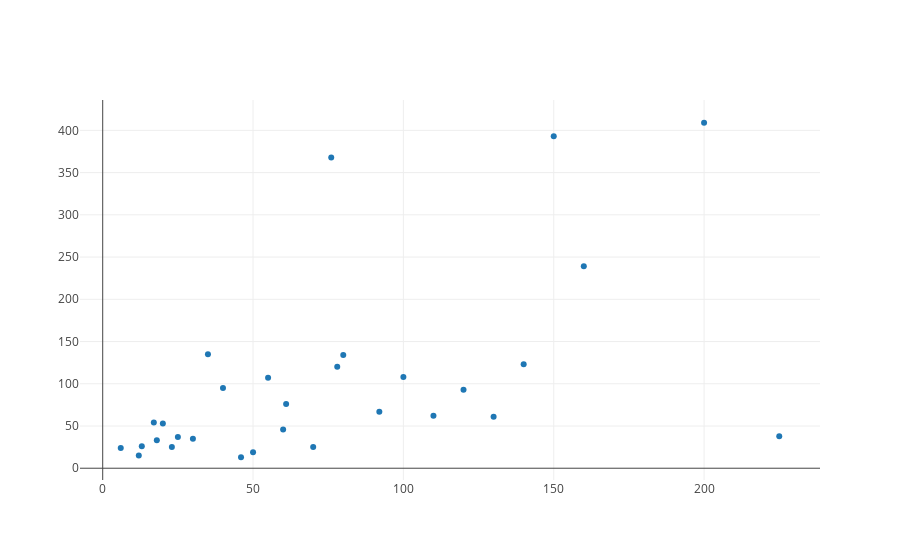

This figure's notebook cell:
### Markdown cell above
Great! Now we have the data necessary to make a trace of our data.

### Code cell
from plotly.offline import iplot, init_notebook_mode
init_notebook_mode(connected=True)
from graph import trace_values, plot

movies_trace = trace_values(x_values, y_values, text=titles, name='movie data')

plot([movies_trace])

### Figure 1 — Plotly figure (JSON) as saved in the notebook; plotly's stock layout.template omitted (floating-point values rounded to 4 significant figures)
{"data": [{"mode": "markers", "name": "movie data", "text": ["21 &amp; Over", "Dredd 3D", "12 Years a Slave", "2 Guns", "42", "47 Ronin", "A Good Day to Die Hard", "About Time", "After Earth", "August: Osage County", "Beautiful Creatures", "Blue Jasmine", "Captain Phillips", "Carrie", "Cloudy with a Chance of Meatballs 2", "Despicable Me 2", "Don Jon", "Elysium", "Ender&#39;s Game", "Epic", "Escape Plan", "Evil Dead", "Fast and Furious 6", "Frozen", "G.I. Joe: Retaliation", "Gangster Squad", "Grown Ups", "Her", "Identity Thief", "Iron Man 3"], "type": "scatter", "uid": "23d690c0-2c75-11e9-981b-855431079533", "x": [13, 46, 20, 61, 40, 225, 92, 12, 130, 25, 50, 18, 55, 30, 78, 76, 6, 120, 110, 100, 70, 17, 160, 150, 140, 60, 80, 23, 35, 200], "y": [26, 13, 53, 76, 95, 38, 67, 15, 61, 37, 19, 33, 107, 35, 120, 368, 24, 93, 62, 108, 25, 54, 239, 393, 123, 46, 134, 25, 135, 409]}], "layout": {}}
